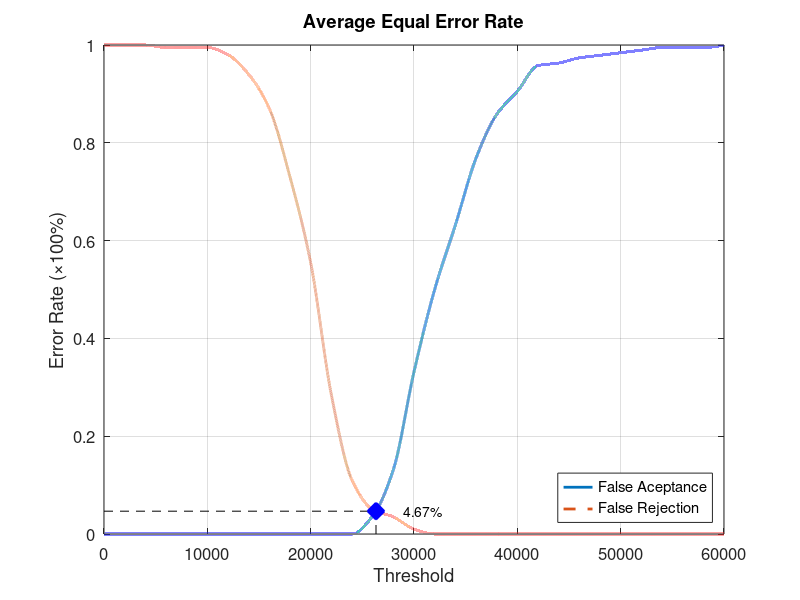
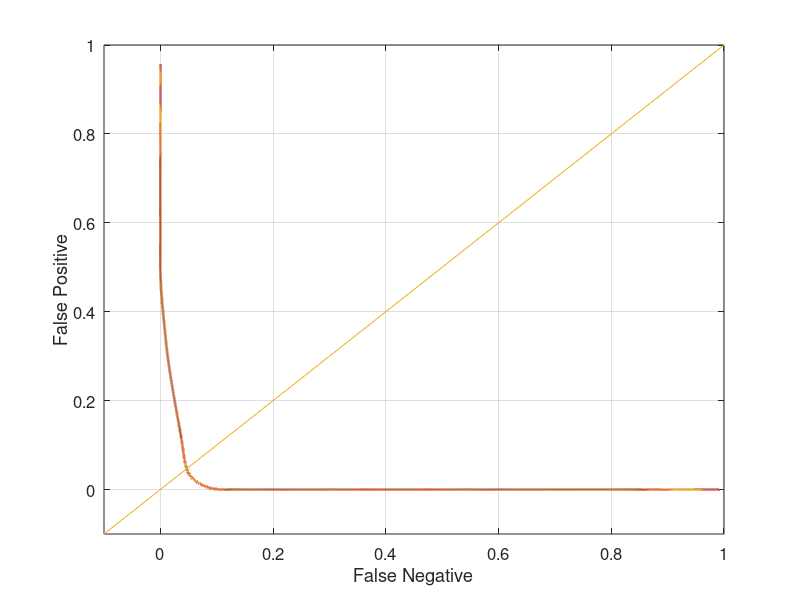

Write MATLAB code to recreate these figures, in order.
function yEER = Database4_4
close all;
clear;
clc;
x = 0:2000:60000;
xq = 0:0.5:60000;

y0 = [0 0 0 0 0 0 0 0 0 0 0 0 0 0.0368421 0.131579 0.331579 0.5 0.631579 0.768421 0.857895 0.905263 0.957895 0.963158 0.973684 0.978947 0.984211 0.989474 0.994737 0.994737 0.994737 1];
yy0 = interp1(x, y0, xq, 'pchip');
y1 = [1 1 1 0.995 0.995 0.995 0.98 0.94 0.87 0.73 0.555 0.285 0.11 0.05 0.035 0.01 0 0 0 0 0 0 0 0 0 0 0 0 0 0 0];
yy1 = interp1(x, y1, xq, 'pchip');

% Calculating EER: 
y2 = abs(y0 - y1);
find(y2 == min(y2))
yy2 = abs(yy0 - yy1);
xEER = find(yy2 == min(yy2));
xEERIndex = xq(xEER) % X-axis EER
yEER = yy0(xEER) % Y-axis EER

main = figure
plot(xq, yy0,'-','LineWidth', 2);	hold on
plot(xq, yy1,'--','LineWidth', 2);	hold on
plot([xEERIndex xEERIndex], [0 yEER], 'k--');	hold on
plot([0 xEERIndex], [yEER yEER], 'k--');	hold on
plot(xEERIndex, yEER, 'bx', 'LineWidth', 10);	hold on
text(xEERIndex + 10 * xEERIndex / 100, yEER, [num2str(round((10000 * yEER)) / 100) '%'])
legend('False Aceptance', 'False Rejection', 'Location', 'SouthEast')
xlabel('Threshold')
ylabel('Error Rate (\times100%)')
title('Average Equal Error Rate')
set(gca, 'FontSize', 12)
axis([0 60000 0 1])
grid on

print(main, 'Database4_4Main', '-dpng');
FNRxFPR = figure('Color', [1 1 1]);
plot(yy1, yy0, '-', yy1, yy0, 'LineWidth', 2);
hold on
y = -0.1:0.1:1
plot(y, y); 
set(gca, 'FontSize', 12)
xlabel('False Negative')
ylabel('False Positive')
axis([-0.1 1 -0.1 1])
set(gca, 'FontSize', 12)
grid on

print(FNRxFPR, 'Database4_4FNRxFPR','-dpng');
end
